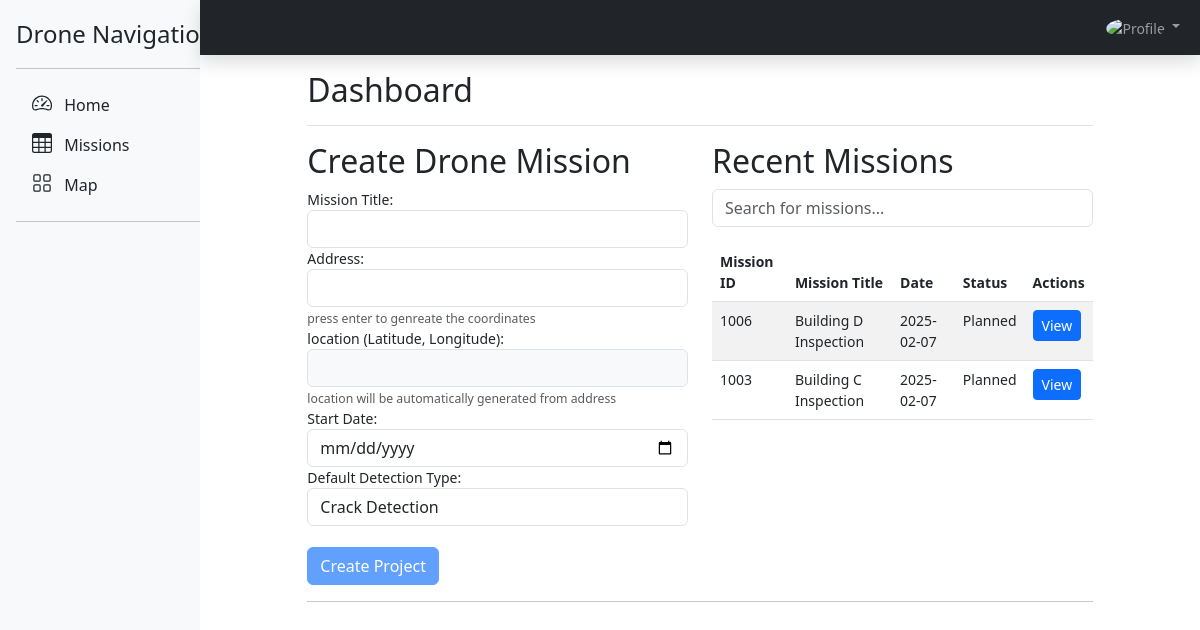
The app's page /php/src/fyp_frontend/dashboard/ (signed in), older data.
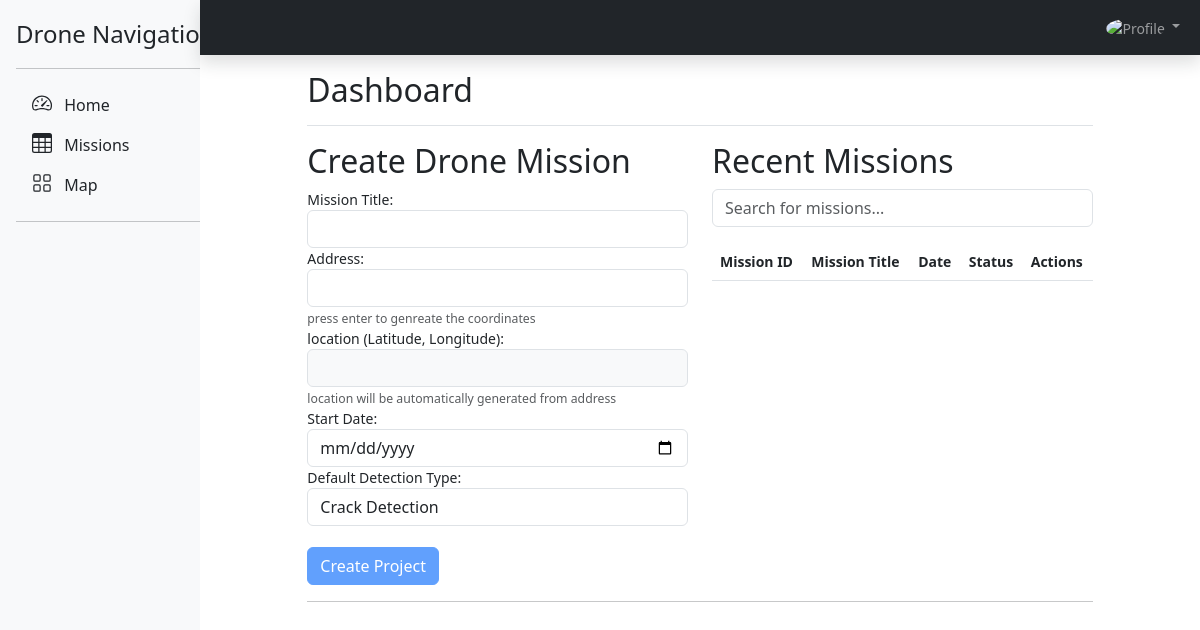
The same page, newer data.
### tables this page shows
CREATE TABLE `missiontable` (
  `mission_id` int NOT NULL AUTO_INCREMENT,
  `user_id` int NOT NULL,
  `device_sn` varchar(32) DEFAULT NULL,
  `mission_name` varchar(255) NOT NULL,
  `mission_Flight_Route` varchar(255) DEFAULT NULL,
  `location` varchar(255) NOT NULL,
  `start_time` datetime NOT NULL,
  `end_time` datetime DEFAULT NULL,
  `status` varchar(50) NOT NULL DEFAULT 'planned',
  `notes` text,
  `address` varchar(255) DEFAULT NULL,
  `detect_type` varchar(45) DEFAULT NULL,
  PRIMARY KEY (`mission_id`),
  KEY `missiontable_fk` (`user_id`),
  CONSTRAINT `missiontable_fk` FOREIGN KEY (`user_id`) REFERENCES `usertable` (`user_id`) ON DELETE RESTRICT ON UPDATE RESTRICT
);

### php/src/fyp_frontend/dashboard/_main/index.inc.php (the view, shortened to what this page needs)
<?php
function getDashboard(){
  $pdo = dbconnect();
  if (isset($_SESSION['userid'])) {
      $user_id = $_SESSION['userid'];
  } else {
      echo '<p>Please <a href="../login/">login</a> to access the dashboard.</p>';
      return;
  }
  $stmt = $pdo->prepare("SELECT mission_id, mission_name, status, start_time, location, detect_type FROM missiontable WHERE user_id = ? ORDER BY start_time DESC LIMIT 5");
  $stmt->execute([$user_id]);
  $recent_missions = $stmt->fetchAll(PDO::FETCH_ASSOC);
?>
<main class="col-md-9 mx-auto col-lg-10 px-md-4">
  <div class="d-flex justify-content-between flex-wrap flex-md-nowrap align-items-center pt-3 pb-2 mb-3 border-bottom">
    <h1 class="h2">Dashboard</h1>
  </div>
  <div class="row">
    <div class="col-md-6">
      <h2>Create Drone Mission</h2>
      <form method="POST" action="" id="missionForm">
        <div class="form-group">
          <label for="mission_name">Mission Title:</label>
          <input type="text" class="form-control" id="mission_name" name="mission_name" required>
        </div>
        <div class="form-group">
          <label for="address">Address:</label>
          <input type="text" class="form-control" id="address" name="address" required>
          <small class="form-text text-muted">press enter to genreate the coordinates</small>
        </div>
        <div class="form-group">
          <label for="location">location (Latitude, Longitude):</label>
          <input type="text" class="form-control" id="location" name="location" readonly style="background-color: #f8f9fa;">
          <small class="form-text text-muted">location will be automatically generated from address</small>
        </div>
        <div class="form-group">
          <label for="start_time">Start Date:</label>
          <input type="date" class="form-control" id="start_time" name="start_time" required>
        </div>
        <div class="form-group">
          <label for="detect_type">Default Detection Type:</label>
          <select class="form-control" id="detect_type" name="detect_type" required>
          <option value="crack">Crack Detection</option>
          </select>
        </div>
        <br>
        <button type="submit" name="create_project" class="btn btn-primary" id="submitBtn" disabled>Create Project</button>
      </form>
    </div>
    <div class="col-md-6">
      <h2>Recent Missions</h2>
      <div class="input-group mb-3">
        <input type="text" id="searchInput" class="form-control" placeholder="Search for missions..." onkeyup="filterTable()">
      </div>
      <table class="table table-striped table-hover" id="missionsTable">
        <thead class="thead-dark">
          <tr>
          <th>Mission ID</th>
            <th>Mission Title</th>
            <th>Date</th>
            <th>Status</th>
            <th>Actions</th>
          </tr>
        </thead>
        <tbody>
          <?php
            foreach ($recent_missions as $mission):
              $missionId = htmlspecialchars($mission['mission_id']);
              $missionName = htmlspecialchars($mission['mission_name']);
              $status = htmlspecialchars($mission['status']);
              $startTime = htmlspecialchars($mission['start_time']);
            ?>
            <tr>
              <td><?php echo $missionId; ?></td>
              <td><?php echo $missionName; ?></td>
              <td><?php echo date('Y-m-d', strtotime($startTime)); ?></td>
              <td><?php echo ucfirst($status); ?></td>
              <td>
              <a href="?page=3&id=<?php echo urlencode($missionId); ?>" class="btn btn-primary btn-sm">View</a>
              </td>
            </tr>
            <?php endforeach; ?>
        </tbody>
      </table>
    </div>
  </div>
  <hr>
</main>
<?php
}
?>

Row changes from the older to the newer data that the page shows:
removed missiontable: mission_id "1006", mission_name "Building D Inspection", start_time "2025-02-07", status "Planned"
removed missiontable: mission_id "1003", mission_name "Building C Inspection", start_time "2025-02-07", status "Planned"
